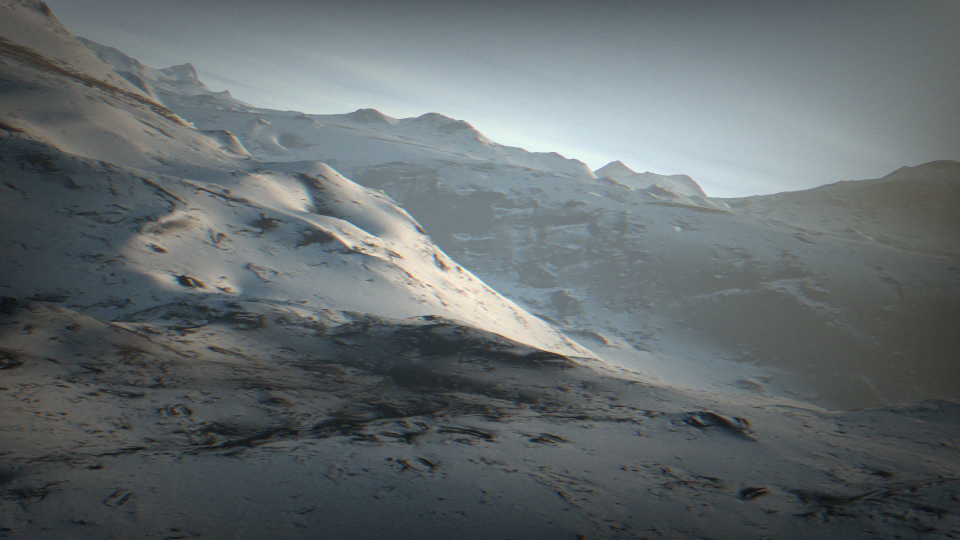
//> input picture Histogram_Equalization/sample.png, 1920 x 1080 px, given in place of the camera (shown at 1/2 size)
$ ./reg_fusion2   (built with g++ and OpenCV 4)
//> lines starting //> are read from the running program, lines starting //| are printed output that depends on the picture
#include <opencv2/highgui/highgui.hpp>
#include <opencv2/imgproc/imgproc.hpp>
#include "opencv2/opencv.hpp"
#include <iostream>

using namespace cv;
using namespace std;

Mat frame,edges,fused;
Mat frame_gray, edges_gray;
Mat edges_aligned;
const int weights_slider_max=10;
int weights_slider;
double weight;

void on_trackbar(int,void *){

	weight=(double)weights_slider/weights_slider_max;
	fused = weight*frame + (1-weight)*edges_aligned;

}

int main(int argc, char* argv[])
{


    	VideoCapture cap(1); // open the video camera no. 0
	VideoCapture cap2(0);
	cap.set(CAP_PROP_FPS,25);
	cap2.set(CAP_PROP_FPS,25);

    	if (!cap.isOpened()){  // if not success, exit program

		cout << "Cannot open the video cam" << endl;
        	return -1;
    	}

	double dWidth = cap.get(CAP_PROP_FRAME_WIDTH); //get the width of frames of the video
	double dHeight = cap.get(CAP_PROP_FRAME_HEIGHT); //get the height of frames of the video

	cout << "Frame size : " << dWidth << " x " << dHeight << endl;

	namedWindow("MyVideo",WINDOW_AUTOSIZE); //create a window called "MyVideo"

	//Create a Trackbar
	char TrackbarName[50];
 	sprintf( TrackbarName, "Weights");
	createTrackbar( TrackbarName, "MyVideo", &weights_slider, weights_slider_max, on_trackbar );

	/*Initialize ECC parameters*/
	// Define the motion model

	const int warp_mode = MOTION_EUCLIDEAN;

	// Set a 2x3 or 3x3 warp matrix depending on the motion model.
	Mat warp_matrix;

	// Initialize the matrix to identity
	if ( warp_mode == MOTION_TRANSLATION )
  		warp_matrix = Mat::eye(3, 3, CV_32F);
	else
  		warp_matrix = Mat::eye(2, 3, CV_32F);

	// Specify the number of iterations.
	int number_of_iterations = 5000;

	// Specify the threshold of the increment
	// in the correlation coefficient between two iterations
	double termination_eps = 1e-10;

	// Define termination criteria
	TermCriteria criteria (TermCriteria::COUNT+TermCriteria::EPS, number_of_iterations, termination_eps);


	cap.read(frame);
//> frame is the input picture: 1080 rows x 1920 cols, CV_8UC3; mean B, G, R 109.4, 107.4, 100
	cap2.read(edges);
	// Convert images to gray scale;
	cvtColor(frame, frame_gray, COLOR_BGR2GRAY);
	cvtColor(edges, edges_gray, COLOR_BGR2GRAY);

	// Run the ECC algorithm. The results are stored in warp_matrix.
	findTransformECC(frame_gray,edges_gray,warp_matrix,warp_mode,criteria);
//> warp_matrix = [[1, 0, 0], [0, 1, 0]]

	Mat canvas(480, 640 ,CV_8UC3);
	Mat topleft(canvas, Rect(0, 0, 320, 240));
	Mat topright(canvas, Rect(320, 0, 320, 240));
	Mat bottom_middle(canvas,Rect(160,240,320,240));

	Size size(320,240);


	while (1){

		bool bSuccess = cap.read(frame); // read a new frame from video
		bool bSuccess2= cap2.read(edges);

		if (!bSuccess){ //if not success, break loop
			cout << "Cannot read a frame from video stream" << endl;
			break;
		}
		resize(frame,frame,size);
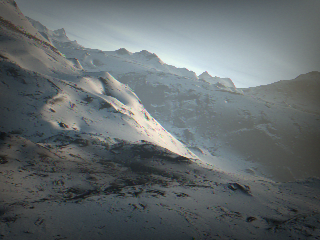
//> frame: 240 rows x 320 cols, CV_8UC3; mean B, G, R 109.4, 107.4, 100.1
		resize(edges,edges,size);


		if (warp_mode != MOTION_HOMOGRAPHY)
    			// Use warpAffine for Translation, Euclidean and Affine
    			warpAffine(edges, edges_aligned, warp_matrix, frame.size(), INTER_LINEAR + WARP_INVERSE_MAP);
		else
    			// Use warpPerspective for Homography
    			warpPerspective (edges, edges_aligned, warp_matrix, frame.size(),INTER_LINEAR + WARP_INVERSE_MAP);


		on_trackbar(weights_slider,0);
		frame.copyTo(topleft);
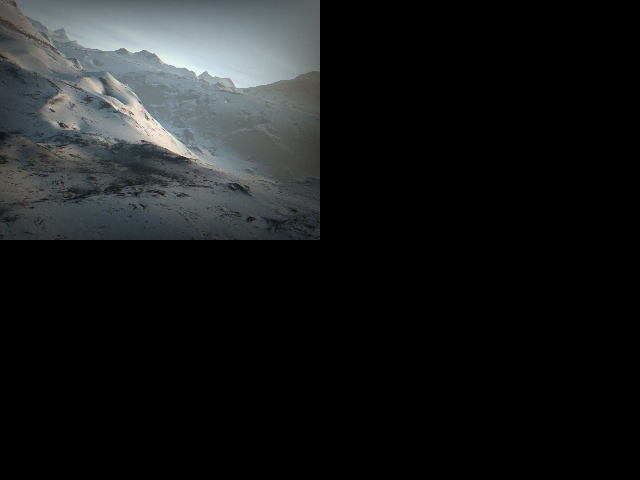
//> canvas: 480 rows x 640 cols, CV_8UC3; mean B, G, R 27.3, 26.8, 25
		edges_aligned.copyTo(topright);
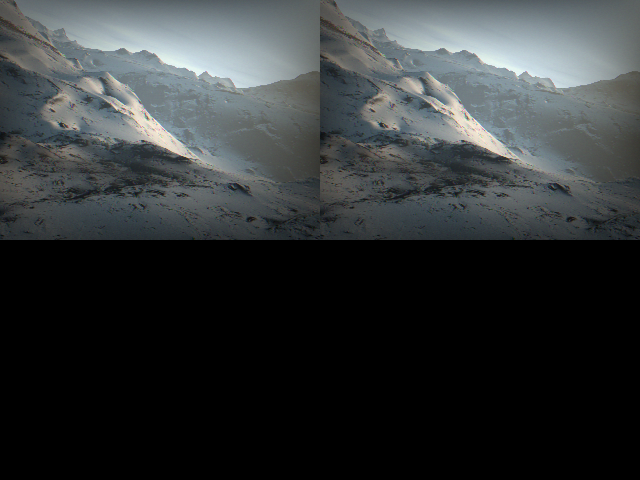
//> canvas: 480 rows x 640 cols, CV_8UC3; mean B, G, R 54.7, 53.7, 50
		fused.copyTo(bottom_middle);
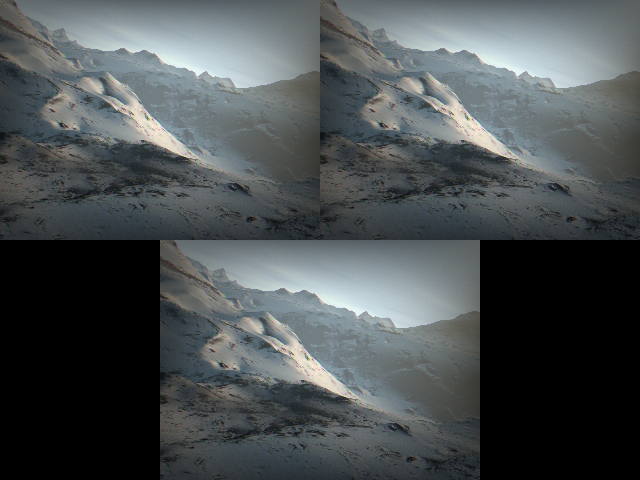
//> canvas: 480 rows x 640 cols, CV_8UC3; mean B, G, R 82, 80.5, 75

		imshow("MyVideo",canvas);


        	if (waitKey(30) == 27){ //wait for 'esc' key press for 30ms. If 'esc' key is pressed, break loop
//> the Esc key is pressed
			cout << "esc key is pressed by user" << endl;
			break;
		}
    }
    return 0;

}

$ run again, on Histogram_Equalization/lake.png
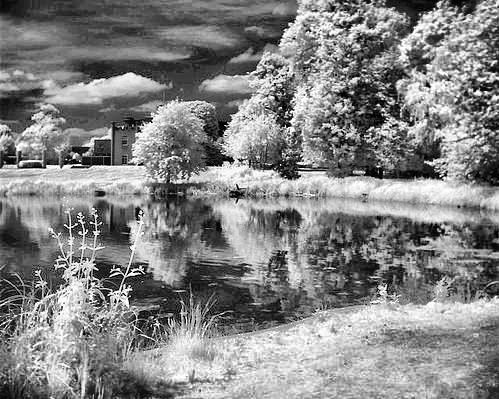
//> input picture Histogram_Equalization/lake.png, 499 x 399 px, given in place of the camera
//> frame is the input picture: 399 rows x 499 cols, CV_8UC3; min 0, max 255, mean 131.2
//> warp_matrix = [[1, 0, 0], [0, 1, 0]]
//> `resize(frame,frame,size);`:
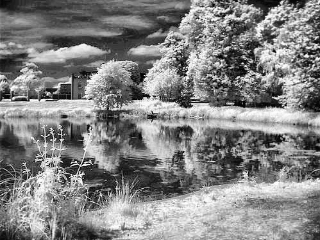
//> frame: 240 rows x 320 cols, CV_8UC3; min 0, max 255, mean 131
//> `fused.copyTo(bottom_middle);`:
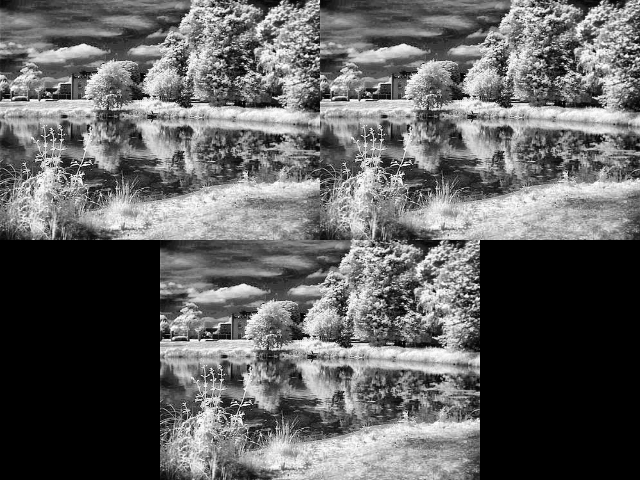
//> canvas: 480 rows x 640 cols, CV_8UC3; min 0, max 255, mean 98.3
